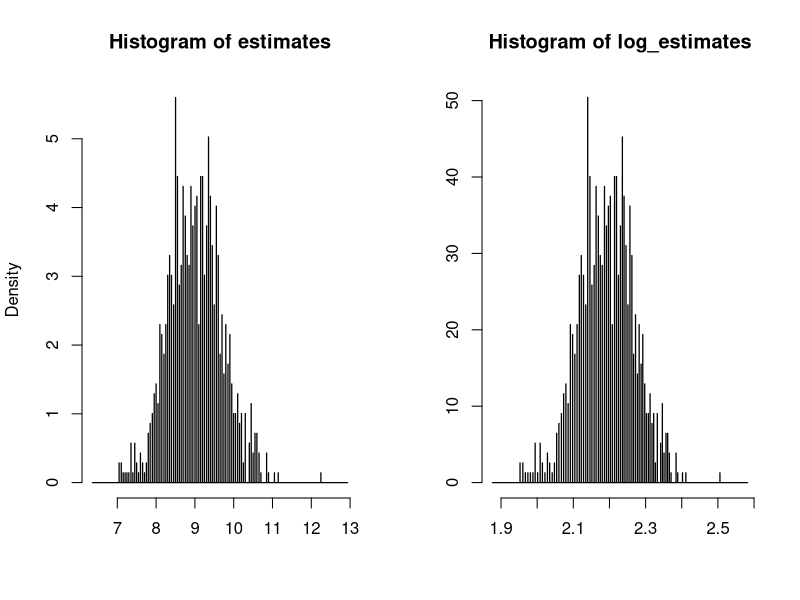
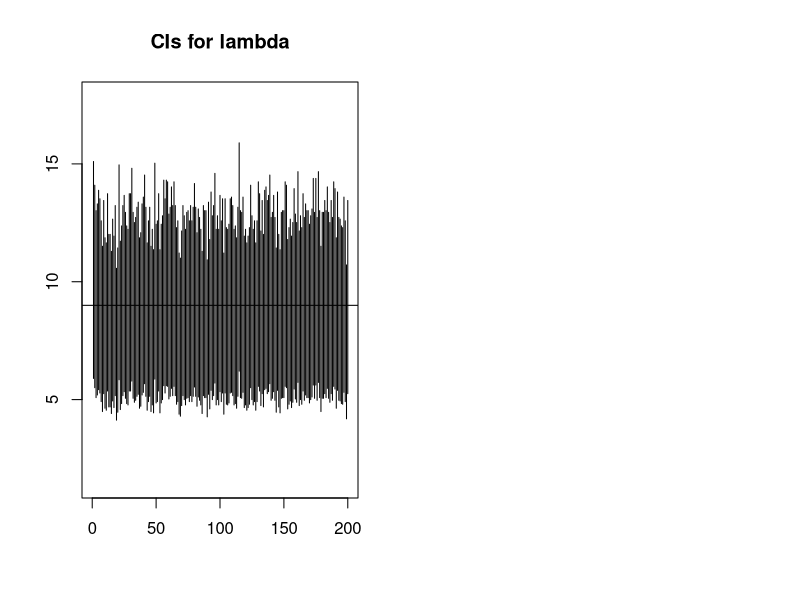

Generate these figures, in order, with R:
## ---- chunk 1
knitr::opts_chunk$set(echo = TRUE)
## ---- chunk 2
n=20
l=9
sample=rpois(n=n,lambda=l)
cat(paste0('Sample mean for ',n,' random samples with lambda ',l,' is ',mean(sample),'.'))
## ---- chunk 3
repeats=1000
simulation=matrix(rpois(n*repeats,lambda=l),nrow=repeats)
estimates=rowSums(simulation)/n
par(mfrow=c(1,2))
hist(estimates,prob=TRUE,breaks = seq(min(estimates)-sd(estimates), 
max(estimates)+sd(estimates),by = sd(estimates)/100),xlab='')
log_estimates=log(estimates)
hist(log_estimates,prob=TRUE,breaks = seq(min(log_estimates)-sd(log_estimates),
max(log_estimates)+sd(log_estimates), by = sd(log_estimates)/100),xlab='',ylab = '')
## ---- chunk 4
margin=qnorm(0.975)*estimates/sqrt(20)
lower_cis=estimates-margin
upper_cis=estimates+margin
plot(NULL,ylim=c(min(estimates)-8*sd(estimates),max(estimates)+8*sd(estimates)),
xlim=c(0,200),ylab='',xlab='',main='CIs for lambda')
i=1
for(k in sample(1:1000, 200)) {
    lines(x=c(i,i),y=c(lower_cis[k],upper_cis[k]))
    i=i+1
}
abline(h=9)
